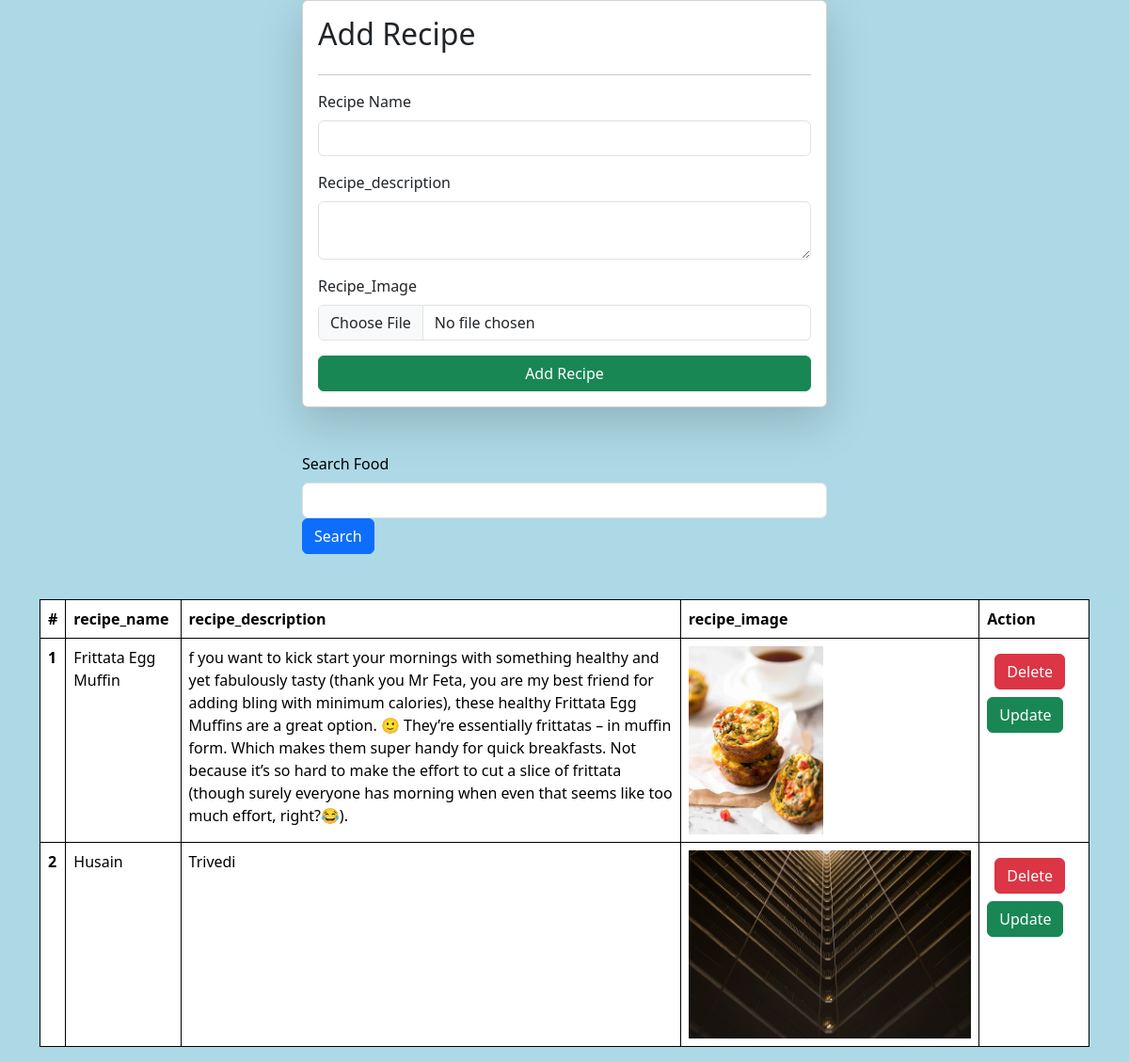
Page /recipies/ on the committed database.
### vege/models.py (models this page shows)
class Recipe(models.Model):
    recipe_name=models.CharField(max_length=100)
    recipe_description=models.TextField()
    recipe_image=models.ImageField(upload_to="recipe")

### vege/views.py (the view, shortened to what this page needs)
# urls.py: path('recipies/',recipies,name="recipies"),
def recipies(request):
    queryset=Recipe.objects.all()
    if request.GET.get('search'):
        queryset=queryset.filter(recipe_name__icontains=request.GET.get('search'))
    context={'recipies':queryset}
    return render(request,'recipies.html',context)

### vege/templates/recipies.html (shortened to what this page needs)
{% extends 'base.html'%}
{% block start %}
<div class="container">
  <form class="col-6 mx-auto card p-3 shadow-lg " method="post" enctype="multipart/form-data">
    <h2>Add Recipe</h2>
    <hr>
    <div class="mb-3">
      <label for="exampleInputEmail1" class="form-label">Recipe Name</label>
      <input name="recipe_name" type="text" class="form-control" required>
    </div>
    <div class="mb-3">
      <label for="exampleInputPassword1" class="form-label">Recipe_description</label>
      <textarea name="recipe_description" type="text" class="form-control" required></textarea>
    </div>
    <div class="mb-3">
      <label for="exampleInputPassword1" class="form-label">Recipe_Image</label>
      <input type="file" name="recipe_image" class="form-control">
    </div>
    <button type="submit" class="btn btn-success">Add Recipe</button>
  </form>
  <div class="mx-auto col-6 mt-5">
    <form>
      <div mb-5>
        <label for="exampleInputEmail1" class="form-label">Search Food</label>
        <input name="search" type="text" class=" form-control">
      </div>
      <button type="submit" class="btn btn-primary">Search</button>
    </form>
  </div>
  <table class="table mt-5">
    <thead>
      <tr>
        <th scope="col">#</th>
        <th scope="col">recipe_name</th>
        <th scope="col">recipe_description</th>
        <th scope="col">recipe_image</th>
        <th scope="col">Action</th>
      </tr>
    </thead>
    <tbody>
      {% for recipies in recipies %}
      <tr>
        <th scope="row">{{forloop.counter}}</th>
        <td>{{recipies.recipe_name}}</td>
        <td>{{recipies.recipe_description}}</td>
        <td>
          <img src="/media/{{recipies.recipe_image}}" style="height: 200px;">
        </td>
        <td>
          <a href="/delete-recipe/{{recipies.id}}/" class="btn btn-danger m-2">Delete</a>
          <a href="/update-recipe/{{recipies.id}}/" class="btn btn-success">Update</a>
        </td>
      </tr>
      {% endfor %}
    </tbody>
  </table>
</div>
{% endblock %}

### home/templates/base.html (shortened to what this page needs)
<!DOCTYPE html>
<html lang="en">
<head>
  <link href="https://cdn.jsdelivr.net/npm/bootstrap@5.3.3/dist/css/bootstrap.min.css" rel="stylesheet"
 />
</head>
<body style="color: black; background-color: lightblue">
{% block start %}
{% endblock%}
</body>
</html>

### home/templates/base.html (style rules this page uses)
table, th, td { border: 1px solid black; }

### rows in the picture
Recipe: recipe_name "Frittata Egg Muffin", recipe_description "f you want to kick start your mornings with something healthy and yet fabulously tasty (thank you Mr Feta, you are my best friend for adding bling with minimum calories), these healthy Frittata Egg Muffins are a great option. 🙂 They’re essentially frittatas – in muffin form. Which makes them super handy for quick breakfasts. Not because it’s so hard to make the effort to cut a slice of frittata (though surely everyone has morning when even that seems like too much effort, right?😂).", recipe_image (picture)
Recipe: recipe_name "Husain", recipe_description "Trivedi", recipe_image (picture)
